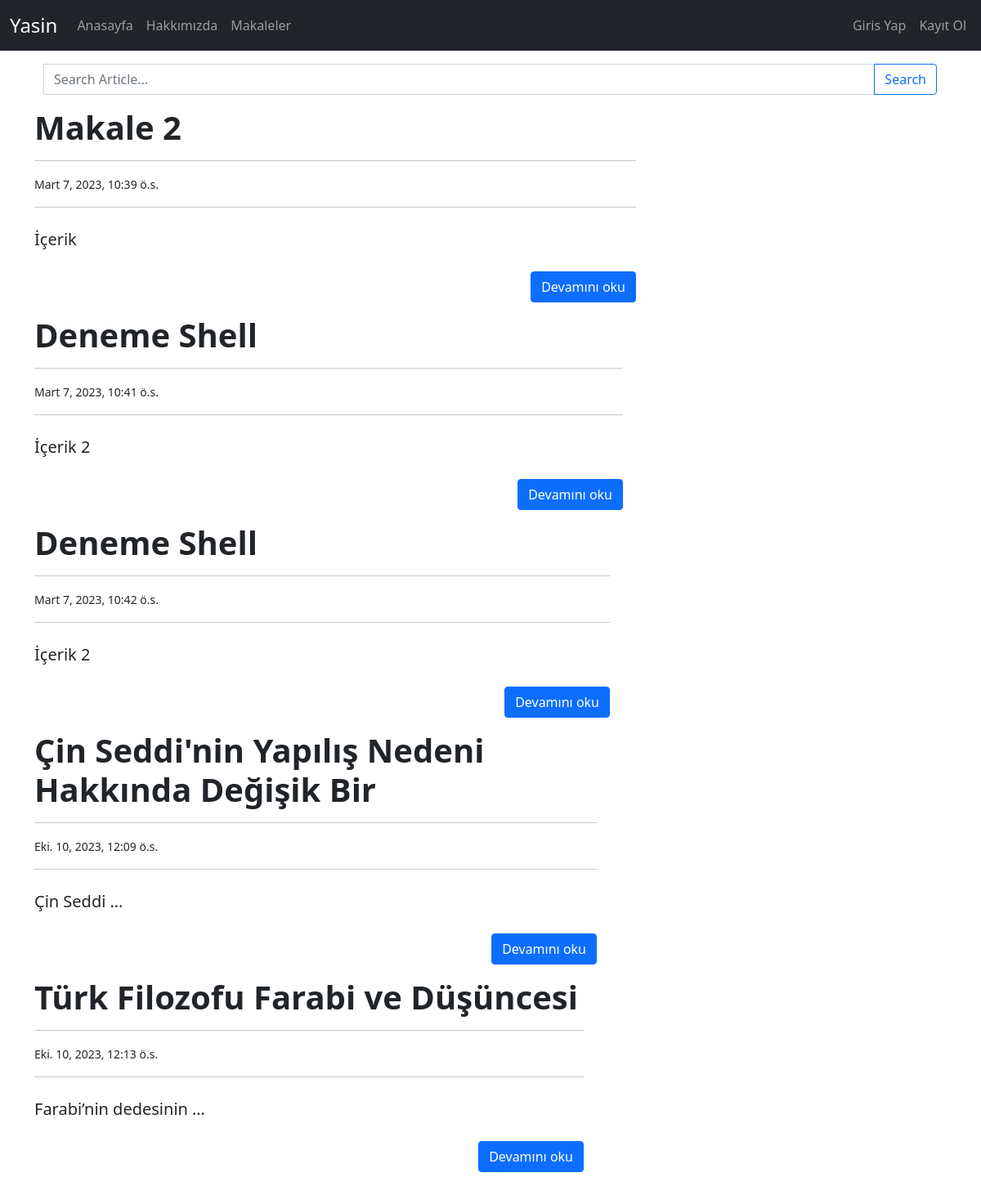
The app's page /article/ with its own data.
### article/models.py (models this page shows, shortened)
class Article(models.Model):  # sqlalcamy gibi model olustururuz tablo
    author = models.ForeignKey(
        "auth.User", on_delete=models.CASCADE, verbose_name="Yazar")
    title = models.CharField(max_length=50, verbose_name="Başlık")
    content = models.TextField(verbose_name="İçerik")  # text araeya benzer
    created_date = models.DateTimeField(
        auto_now_add=True, verbose_name="Oluşturulma tarihi")  # o anki tarihi olusturmayı yarar

### article/views.py (the view)
# urls.py: path('', views.articles, name="articles"),
def articles(request):
    keyword = request.GET.get('keyword')
    if keyword:
        articles = Article.objects.filter(title__contains=keyword)
        return render(request, 'articles.html', {'articles': articles})
    articles = Article.objects.all()
    return render(request, 'articles.html', {'articles': articles})

### Templates/articles.html (shortened to what this page needs)
{% extends "layout.html" %}
{% block body %}
{% if articles%}
<form>
    <div class="mt-3 inputs input-group container">
        <input type="text" class="form-control" name="keyword"
            placeholder="Search Article...">
        <button class="btn btn-outline-primary" type="submit">Search</button>
    </div>
</form>
{%for article in articles %}
<div class="row">
    <div class="col-lg-8 mt-3">
        <article>
            <header class="mb-4">
                <h1 class="fw-bolder mb-1">{{article.title}}</h1>
                <hr>
                <small>{{article.created_date}}</small>
                <hr>
            </header>
            <section class="mb-5">
                <p class="fs-5 mb-4">{{article.content|truncatewords:2}}</p>
                <a href="/articles/detail/{{article.id}}" class="btn btn-primary" style="float:right">
                    Devamını oku
                </a>
            </section>
        </article>
    </div>
    {%endfor%}
    {%else%}
    <div class="alert alert-danger mt-5">
        <p>Makale Bulunmuyor</p>
    </div>
    {%endif%}
    {% endblock%}

### Templates/layout.html (shortened to what this page needs)
<!DOCTYPE html>
<html lang="en">
<head>
    <link href="https://cdn.jsdelivr.net/npm/bootstrap@5.0.2/dist/css/bootstrap.min.css" rel="stylesheet"
 />
</head>
<body>
    {%include "includes/navbar.html" %}
    <div class="container" style="margin: 20 50 40 150 ;">
        {% block body %}
        {%endblock%}
    </div>
</body>
</html>

### Templates/includes/navbar.html (shortened to what this page needs)
<nav class="navbar navbar-expand-lg navbar-dark bg-dark">
	<div class="container-fluid">
		<a class="navbar-brand " style="font-size: x-large;" href="#">Yasin</a>
		<div class="collapse navbar-collapse" id="navbarNavAltMarkup">
			<div class="navbar-nav">
				<a class="nav-link " aria-current="page" href="{% url 'anasayfa' %}">Anasayfa</a>
				<a class="nav-link" href="/hakkimizda">Hakkımızda</a>
				<a class="nav-link" href="/article">Makaleler</a>
			</div>
		</div>
	</div>
	<div class="collapse navbar-collapse navbar-nav" id="navbarNavAltMarkup">
		{% if request.user.is_authenticated %}
		<a class="nav-link" href="/dashboard">Kontrol Paneli</a>
		<a class="nav-link" href="{% url 'user:logout' %}">Çıkış Yap</a>
		{% else %}
		<a class="nav-link" href="/user/login">Giris Yap</a>
		<a class="nav-link" href="/user/register">Kayıt Ol</a>
		{%endif%}
	</div>
</nav>

### Templates/layout.html (style rules this page uses)
.navbar-nav { width: 16%; }
body { padding-bottom: 40px; }

### records on screen
Article: title "Makale 2", created_date "Mart 7, 2023, 10:39 ö.s.", content "İçerik"
Article: title "Deneme Shell", created_date "Mart 7, 2023, 10:41 ö.s.", content "İçerik 2"
Article: title "Deneme Shell", created_date "Mart 7, 2023, 10:42 ö.s.", content "İçerik 2"
Article: title "Çin Seddi'nin Yapılış Nedeni Hakkında Değişik Bir", created_date "Eki. 10, 2023, 12:09 ö.s.", content "Çin Seddi …"
Article: title "Türk Filozofu Farabi ve Düşüncesi", created_date "Eki. 10, 2023, 12:13 ö.s.", content "Farabi’nin dedesinin …"
